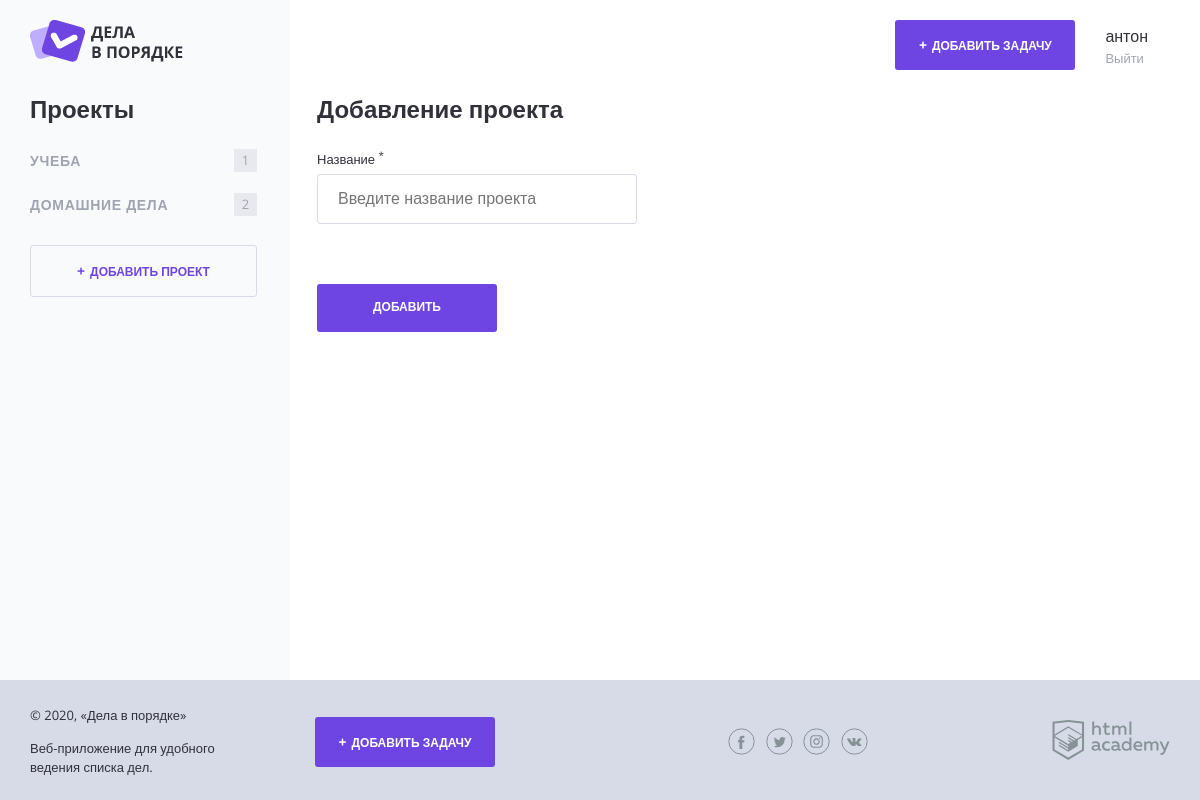
/project.php (signed in), run on the app's committed database.
### tables this page shows
CREATE TABLE `project` (
  `id` INT(11) NOT NULL AUTO_INCREMENT ,
  `title` CHAR(50) NOT NULL ,
  `user_id` INT(11) NOT NULL , PRIMARY KEY (`id`)
);

### helpers.php (called while the page is built, shortened)
<?php
function include_template($name, array $data = []) {
    $name = 'templates/' . $name;
    extract($data);
    require $name;
    $result = ob_get_clean();
    return $result;
}
function calc($array_tasks, $project) {
    $i = 0;
    foreach ($array_tasks as $value) {
        if ($value['project_id'] == $project['id']) {
            $i++;
        }
    }
    return $i;
}

### request_db.php (called while the page is built, shortened)
<?php
require_once('helpers.php');
require('connect.php');
$u_id = $_SESSION['id'];
$project = "SELECT * FROM `project` WHERE `user_id` = $u_id";
$result_project = mysqli_query($con, $project);
$project_arr = mysqli_fetch_all($result_project, MYSQLI_ASSOC);
$tasks = "SELECT * FROM `task` WHERE `user_id` = $u_id";
$result_tasks = mysqli_query($con, $tasks);
$task_array = mysqli_fetch_all($result_tasks, MYSQLI_ASSOC);
?>

### templates/form-project.php (the view, shortened to what this page needs)
<div class="content">
    <section class="content__side">
        <h2 class="content__side-heading">Проекты</h2>
        <nav class="main-navigation">
                <?php foreach ($project_arr as $value): ?>
                    <ul class="main-navigation__list">
                        <li class="main-navigation__list-item">
                            <a class="main-navigation__list-item-link
                            <?= (intval($_GET['id']) == $value['id']) ? 'main-navigation__list-item--active':'';?>" href="index.php?id=<?=$value['id']; ?>">
                            <?=htmlspecialchars($value['title']);?>
                            </a>
                            <span class="main-navigation__list-item-count"><?=calc($task_array, $value);?></span>
                        </li>
                    </ul>
                <?php endforeach; ?>
                </nav>
        <a class="button button--transparent button--plus content__side-button" href="project.php">Добавить проект</a>
    </section>
    <main class="content__main">
        <h2 class="content__main-heading">Добавление проекта</h2>
        <form class="form"  action="project.php" method="post" autocomplete="off">
            <div class="form__row">
                <label class="form__label" for="project_name">Название <sup>*</sup></label>
                <input class="form__input" type="text" name="name" id="project_name" value="" placeholder="Введите название проекта">
            </div>
            <div class="form__row form__row--controls">
                <input class="button" type="submit" name="" value="Добавить">
            </div>
        </form>
    </main>
</div>

### data on the page
project: title "УЧЕБА", value "1"
project: title "ДОМАШНИЕ ДЕЛА", value "2"

### other printed values
$user_name "антон"
